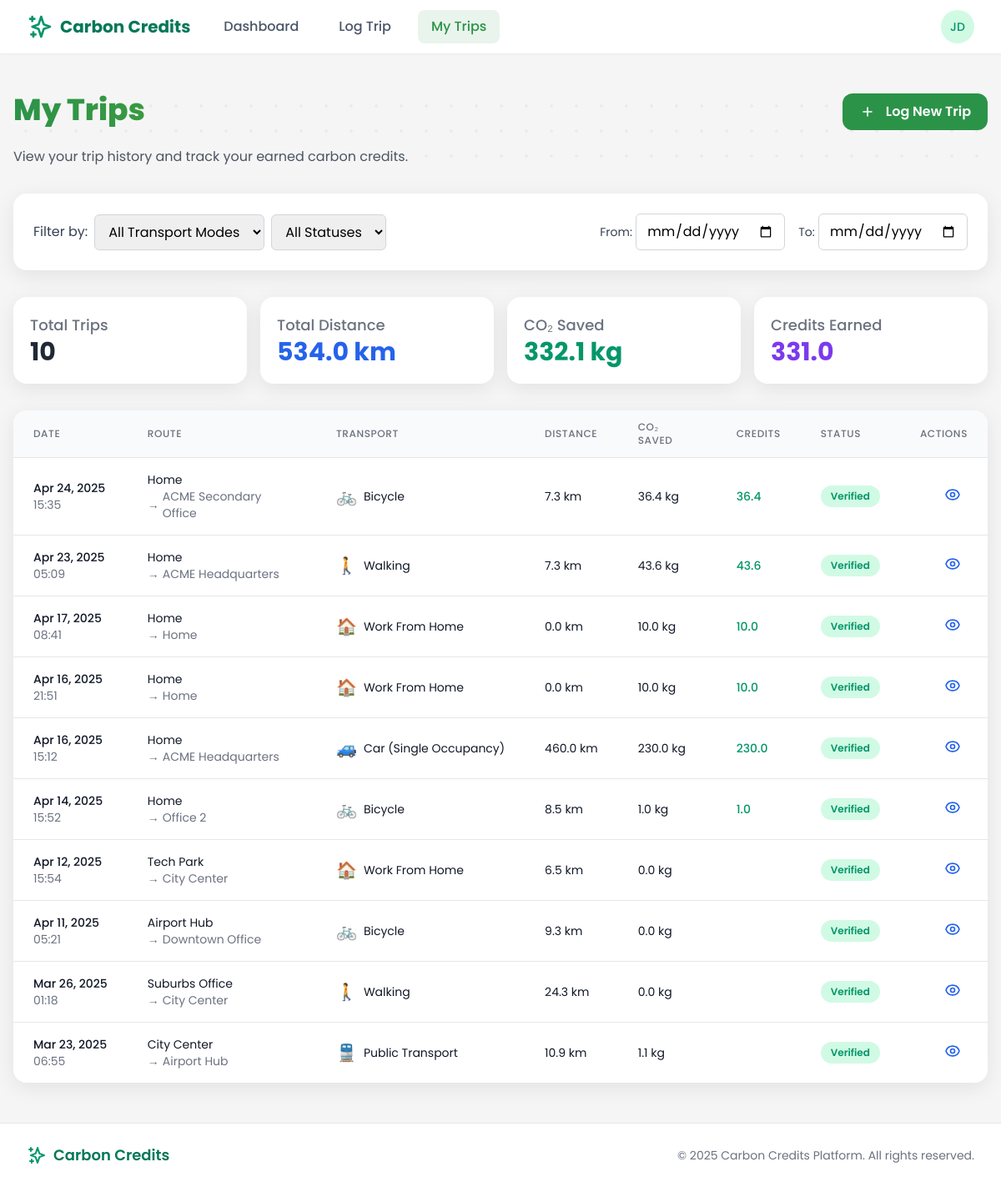
Page /employee/trips/ (signed in) on the earlier database version.
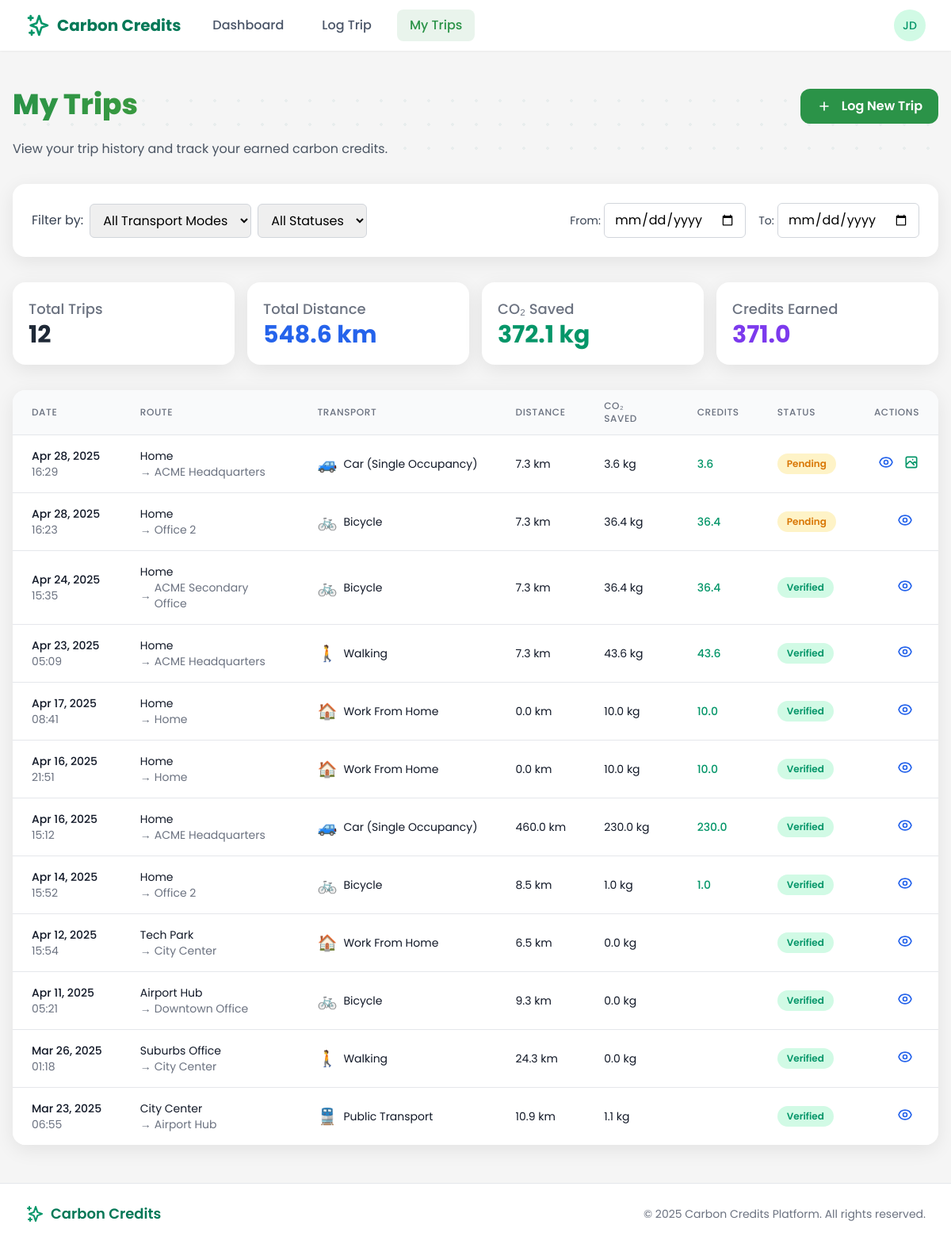
Same page on the later database version.
### trips/models.py (models this page shows, shortened)
class Trip(models.Model):
    TRANSPORT_MODES = (
        ('car', 'Car (Single Occupancy)'),
        ('carpool', 'Carpool'),
        ('public_transport', 'Public Transport'),
        ('bicycle', 'Bicycle'),
        ('walking', 'Walking'),
        ('work_from_home', 'Work From Home'),
    )
    VERIFICATION_STATUS = (
        ('pending', 'Pending'),
        ('verified', 'Verified'),
        ('rejected', 'Rejected'),
        ('flagged', 'Flagged for Review'),
    )
    employee = models.ForeignKey(
        EmployeeProfile,
        on_delete=models.CASCADE,
        related_name='trips'
    )
    start_location = models.ForeignKey(
        Location,
        on_delete=models.SET_NULL,
        related_name='trip_starts',
        null=True
    )
    end_location = models.ForeignKey(
        Location,
        on_delete=models.SET_NULL,
        related_name='trip_ends',
        null=True
    )
    start_time = models.DateTimeField()
    end_time = models.DateTimeField(null=True, blank=True)
    transport_mode = models.CharField(
        max_length=20,
        choices=TRANSPORT_MODES
    )
    distance_km = models.DecimalField(
        max_digits=8,
        decimal_places=2,
        null=True,
        blank=True
    )
    carbon_savings = models.DecimalField(
        max_digits=8,
        decimal_places=2,
        null=True,
        blank=True
    )
    credits_earned = models.DecimalField(
        max_digits=8,
        decimal_places=2,
        null=True,
        blank=True
    )
    proof_image = models.ImageField(
        upload_to='trip_proofs/',
        null=True,
        blank=True
    )
    verification_status = models.CharField(
        max_length=10,
        choices=VERIFICATION_STATUS,
        default='pending'
    )
    verified_by = models.ForeignKey(
        CustomUser,
        on_delete=models.SET_NULL,
        related_name='verified_trips',
        null=True,
        blank=True
    )
    duration_minutes = models.PositiveIntegerField(
        null=True,
        blank=True,
        help_text="Estimated travel time in minutes based on transport mode and distance"
    )
    created_at = models.DateTimeField(default=timezone.now)

### users/models.py (models this page shows, shortened)
class Location(models.Model):
    LOCATION_TYPES = (
        ('home', 'Home'),
        ('office', 'Office'),
        ('commute', 'Commute'),
        ('other', 'Other'),
    )
    name = models.CharField(max_length=100, default='', blank=True)
    created_by = models.ForeignKey(
        CustomUser,
        on_delete=models.CASCADE,
        related_name='locations'
    )
    latitude = models.DecimalField(max_digits=10, decimal_places=7)
    longitude = models.DecimalField(max_digits=10, decimal_places=7)
    address = models.CharField(max_length=255)
    location_type = models.CharField(max_length=10, choices=LOCATION_TYPES, default='other')
    employer = models.ForeignKey(
        EmployerProfile,
        on_delete=models.CASCADE,
        related_name='office_locations',
        null=True,
        blank=True
    )
    is_primary = models.BooleanField(default=False)
    created_at = models.DateTimeField(default=timezone.now)

### core/views/employee_views.py (the view)
# urls.py: path('trips/', trips_list, name='employee_trips'),
@login_required
@user_passes_test(lambda u: u.is_employee)
def trips_list(request):
    employee = request.user.employee_profile
    trips = employee.trips.all().order_by('-start_time')
    stats = trips.aggregate(
        total_distance=Sum('distance_km'),
        total_co2_saved=Sum('carbon_savings'),
        total_credits=Sum('credits_earned')
    )
    total_distance = stats['total_distance'] or 0
    total_co2_saved = stats['total_co2_saved'] or 0
    total_credits = stats['total_credits'] or 0
    context = {
        'trips': trips,
        'page_title': 'My Trips',
        'total_distance': total_distance,
        'total_co2_saved': total_co2_saved,
        'total_credits': total_credits,
    }
    return render(request, 'employee/trips.html', context)

### templates/employee/trips.html (shortened to what the changed rows need)
{% extends 'base.html' %}
{% block content %}
<div class="trips-container px-4 py-6">
    <div class="relative mb-8">
        <div class="relative z-10 flex justify-between items-start">
            <div>
                <h1 class="section-headline text-3xl md:text-4xl font-bold mb-6">My Trips</h1>
            </div>
        </div>
    </div>
    <div class="grid grid-cols-1 sm:grid-cols-2 md:grid-cols-4 gap-4 mb-8">
        <div class="modern-card p-5">
            <h3 class="text-lg font-medium text-gray-500">Total Trips</h3>
            <p class="text-3xl font-bold text-gray-800">{{ trips.count }}</p>
        </div>
        <div class="modern-card p-5">
            <h3 class="text-lg font-medium text-gray-500">Total Distance</h3>
            <p class="text-3xl font-bold text-blue-600">{{ total_distance|default:"0"|floatformat:1 }} km</p>
        </div>
        <div class="modern-card p-5">
            <h3 class="text-lg font-medium text-gray-500">CO₂ Saved</h3>
            <p class="text-3xl font-bold text-green-600">{{ total_co2_saved|default:"0"|floatformat:1 }} kg</p>
        </div>
        <div class="modern-card p-5">
            <h3 class="text-lg font-medium text-gray-500">Credits Earned</h3>
            <p class="text-3xl font-bold text-purple-600">{{ total_credits|default:"0"|floatformat:1 }}</p>
        </div>
    </div>
    <div class="modern-card overflow-hidden">
        <div class="overflow-x-auto">
            {% if trips %}
            <table class="min-w-full divide-y divide-gray-200">
                <thead class="bg-gray-50">
                    <tr>
                        <th scope="col" class="px-6 py-3 text-left text-xs font-medium text-gray-500 uppercase tracking-wider">Date</th>
                        <th scope="col" class="px-6 py-3 text-left text-xs font-medium text-gray-500 uppercase tracking-wider">Route</th>
                        <th scope="col" class="px-6 py-3 text-left text-xs font-medium text-gray-500 uppercase tracking-wider">Transport</th>
                        <th scope="col" class="px-6 py-3 text-left text-xs font-medium text-gray-500 uppercase tracking-wider">Distance</th>
                        <th scope="col" class="px-6 py-3 text-left text-xs font-medium text-gray-500 uppercase tracking-wider">CO₂ Saved</th>
                        <th scope="col" class="px-6 py-3 text-left text-xs font-medium text-gray-500 uppercase tracking-wider">Credits</th>
                        <th scope="col" class="px-6 py-3 text-left text-xs font-medium text-gray-500 uppercase tracking-wider">Status</th>
                        <th scope="col" class="px-6 py-3 text-left text-xs font-medium text-gray-500 uppercase tracking-wider">Actions</th>
                    </tr>
                </thead>
                <tbody class="bg-white divide-y divide-gray-200">
                    {% for trip in trips %}
                    <tr class="trip-row" data-id="{{ trip.id }}" data-mode="{{ trip.transport_mode }}" data-status="{{ trip.verification_status }}">
                        <td class="px-6 py-4 whitespace-nowrap">
                            <div class="text-sm font-medium text-gray-900">{{ trip.start_time|date:"M d, Y" }}</div>
                            <div class="text-sm text-gray-500">{{ trip.start_time|date:"H:i" }}</div>
                        </td>
                        <td class="px-6 py-4">
                            <div class="text-sm text-gray-900">{{ trip.start_location.name|default:"Unknown" }}</div>
                            <div class="flex items-center text-sm text-gray-500">
                                <span>→</span>
                                <span class="ml-1">{{ trip.end_location.name|default:"Unknown" }}</span>
                            </div>
                        </td>
                        <td class="px-6 py-4 whitespace-nowrap">
                            <div class="flex items-center">
                                <span class="transport-icon">
                                    {% if trip.transport_mode == 'public_transport' %}
                                        🚆
                                    {% elif trip.transport_mode == 'bicycle' %}
                                        🚲
                                    {% elif trip.transport_mode == 'walking' %}
                                        🚶
                                    {% elif trip.transport_mode == 'carpool' %}
                                        🚗
                                    {% elif trip.transport_mode == 'car' %}
                                        🚙
                                    {% elif trip.transport_mode == 'work_from_home' %}
                                        🏠
                                    {% endif %}
                                </span>
                                <span class="ml-2 text-sm text-gray-900">{{ trip.get_transport_mode_display }}</span>
                            </div>
                        </td>
                        <td class="px-6 py-4 whitespace-nowrap text-sm text-gray-900">
                            {{ trip.distance_km|floatformat:1 }} km
                        </td>
                        <td class="px-6 py-4 whitespace-nowrap text-sm text-gray-900">
                            {{ trip.carbon_savings|floatformat:1 }} kg
                        </td>
                        <td class="px-6 py-4 whitespace-nowrap text-sm font-medium text-green-600">
                            {{ trip.credits_earned|floatformat:1 }}
                        </td>
                        <td class="px-6 py-4 whitespace-nowrap">
                            <span class="status-pill status-{{ trip.verification_status }}">
                                {{ trip.get_verification_status_display }}
                            </span>
                        </td>
                        <td class="px-6 py-4 whitespace-nowrap text-right text-sm font-medium">
                            <button class="text-blue-600 hover:text-blue-900 mr-2" onclick="viewTripDetails('{{ trip.id }}')">
                            </button>
                            {% if trip.verification_status == 'pending' and not trip.proof_image %}
                            <button class="text-green-600 hover:text-green-900" onclick="addProof('{{ trip.id }}')">
                            </button>
                            {% endif %}
                        </td>
                    </tr>
                    {% endfor %}
                </tbody>
            </table>
            {% endif %}
        </div>
    </div>
</div>
{% endblock %}

Differences in the rows shown:
added Trip: start_time "Apr 28, 2025", start_time "16:29", start_location.name "Home", end_location.name "ACME Headquarters", transport_mode "Car (Single Occupancy)", distance_km "7.3", carbon_savings "3.6", credits_earned "3.6", verification_status "Pending"
added Trip: start_time "Apr 28, 2025", start_time "16:23", start_location.name "Home", end_location.name "Office 2", transport_mode "Bicycle", distance_km "7.3", carbon_savings "36.4", credits_earned "36.4", verification_status "Pending"
Other differences:
{{ trips.count }}: "10" → "12"
{{ total_distance|default:"0"|floatformat:1 }}: "534.0" → "548.6"
{{ total_co2_saved|default:"0"|floatformat:1 }}: "332.1" → "372.1"
{{ total_credits|default:"0"|floatformat:1 }}: "331.0" → "371.0"
